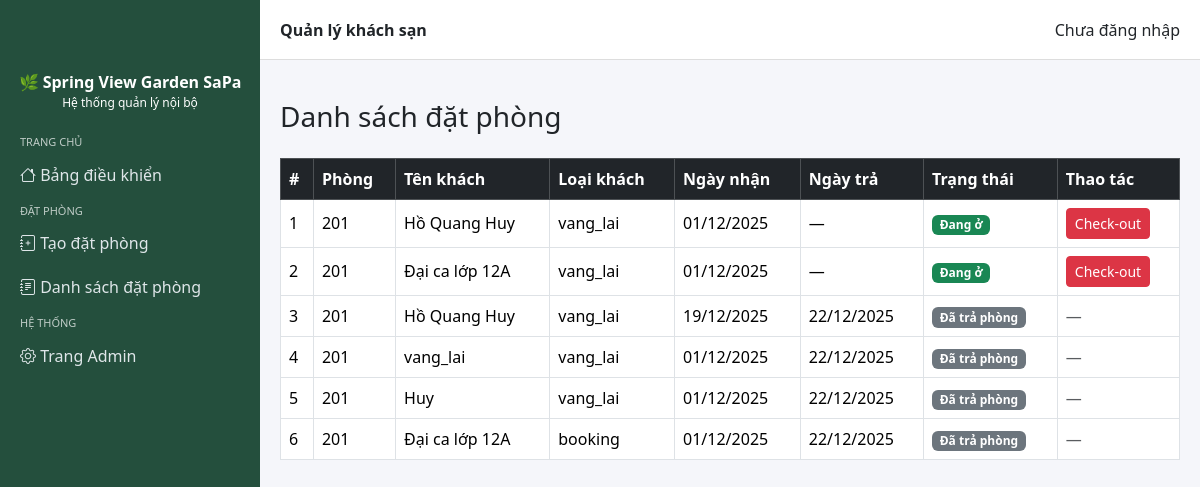
Before: /dat-phong/danh-sach/ with the older database file.
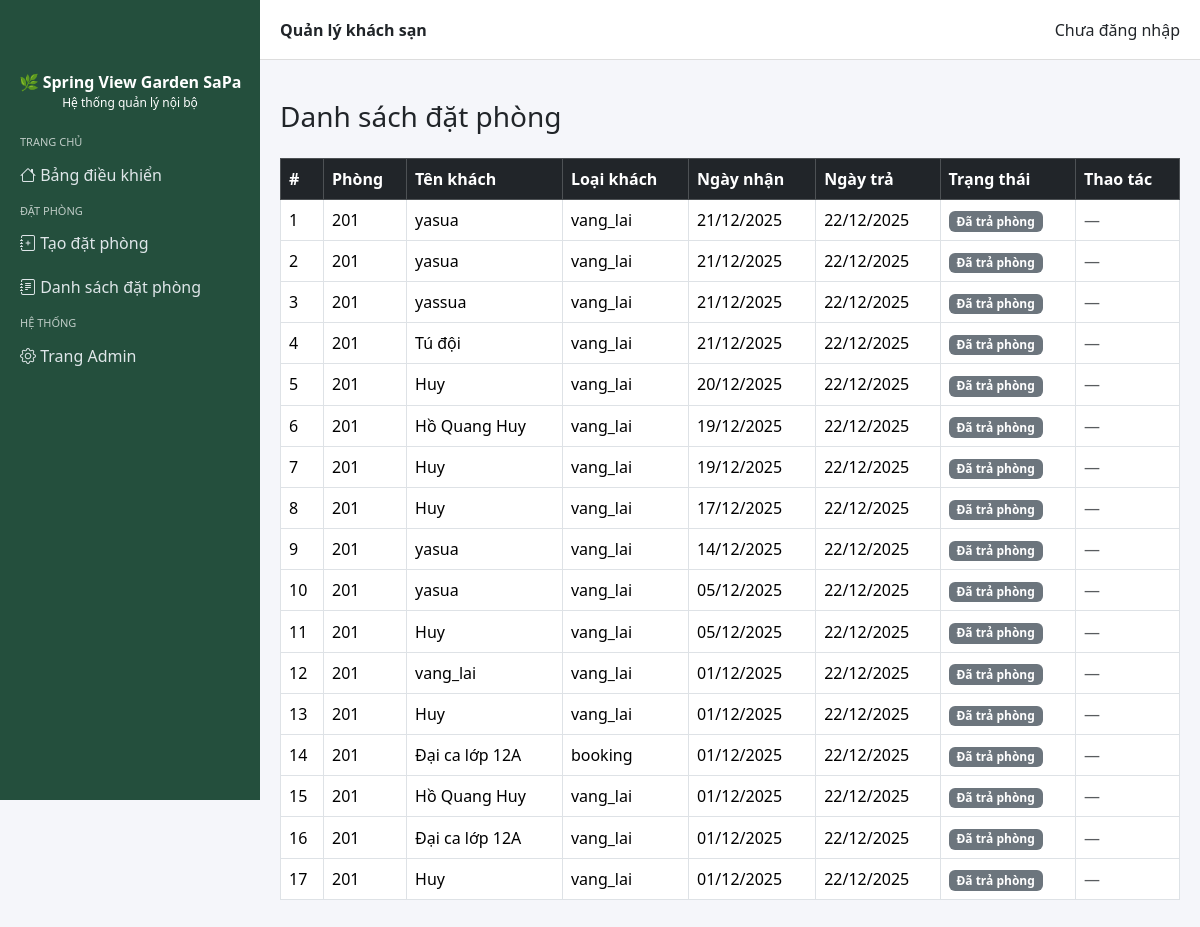
After: the same page with the newer database file.
### dat_phong/models.py (models this page shows, shortened)
class DatPhong(models.Model):
    LOAI_KHACH_CHOICES = [
        ('vang_lai', 'Vãng lai'),
        ('tour', 'Khách tour đoàn'),
        ('booking', 'Booking'),
        ('agoda', 'Agoda'),
        ('traveloka', 'Traveloka'),
    ]
    ma_khach = models.CharField(
        max_length=10,
        unique=True,
        editable=False,
        null=True,
        blank=True,
        verbose_name="Mã khách"
    )
    phong = models.ForeignKey(
        Phong,
        on_delete=models.PROTECT,
        verbose_name="Phòng"
    )
    ten_khach = models.CharField(
        max_length=100,
        verbose_name="Tên khách"
    )
    loai_khach = models.CharField(
        max_length=20,
        choices=LOAI_KHACH_CHOICES,
        verbose_name="Loại khách"
    )
    ngay_nhan = models.DateField(
        verbose_name="Ngày nhận phòng"
    )
    ngay_tra_du_kien = models.DateField(
        verbose_name="Ngày trả dự kiến"
    )
    ngay_tra = models.DateField(
        null=True,
        blank=True,
        verbose_name="Ngày trả phòng"
    )
    dang_o = models.BooleanField(
        default=True,
        verbose_name="Đang ở"
    )
    class Meta:
        ordering = ['-dang_o', '-ngay_nhan']

### khach_san/models.py (models this page shows, shortened)
class Phong(models.Model):
    TRANG_THAI_CHOICES = [
        ('trong', 'Trống'),
        ('dang_thue', 'Đang thuê'),
        ('dang_bao_tri', 'Đang bảo trì'),
    ]
    ma_phong = models.CharField(max_length=10, unique=True)
    loai_phong = models.ForeignKey(LoaiPhong, on_delete=models.PROTECT)
    trang_thai = models.CharField(
        max_length=20,
        choices=TRANG_THAI_CHOICES,
        default='trong'
    )

### dat_phong/views.py (the view)
# urls.py: path('danh-sach/', views.danh_sach_dat_phong, name='danh_sach_dat_phong'),
def danh_sach_dat_phong(request):
    danh_sach = DatPhong.objects.select_related('phong') \
        .order_by('-dang_o', '-ngay_nhan')
    context = {
        'danh_sach': danh_sach
    }
    return render(request, 'dat_phong/danh_sach_dat_phong.html', context)

### templates/dat_phong/danh_sach_dat_phong.html
{% extends 'base.html' %}
{% block content %}
<h3 class="mb-4">Danh sách đặt phòng</h3>
<table class="table table-bordered table-hover align-middle">
    <thead class="table-dark">
        <tr>
            <th>#</th>
            <th>Phòng</th>
            <th>Tên khách</th>
            <th>Loại khách</th>
            <th>Ngày nhận</th>
            <th>Ngày trả</th>
            <th>Trạng thái</th>
            <th>Thao tác</th>
        </tr>
    </thead>
    <tbody>
        {% for dp in danh_sach %}
        <tr>
            <td>{{ forloop.counter }}</td>
            <td>{{ dp.phong.ma_phong }}</td>
            <td>{{ dp.ten_khach }}</td>
            <td>{{ dp.loai_khach }}</td>
            <td>{{ dp.ngay_nhan|date:"d/m/Y" }}</td>
            <td>
                {% if dp.ngay_tra %}
                    {{ dp.ngay_tra|date:"d/m/Y" }}
                {% else %}
                    —
                {% endif %}
            </td>
            <td>
                {% if dp.dang_o %}
                    <span class="badge bg-success">Đang ở</span>
                {% else %}
                    <span class="badge bg-secondary">Đã trả phòng</span>
                {% endif %}
            </td>
            <td>
                {% if dp.dang_o %}
                    <a href="{% url 'dat_phong:check_out' dp.id %}"
                       class="btn btn-sm btn-danger">
                        Check-out
                    </a>
                {% else %}
                    <span class="text-muted">—</span>
                {% endif %}
            </td>
        </tr>
        {% empty %}
        <tr>
            <td colspan="8" class="text-center text-muted">
                Chưa có đơn đặt phòng
            </td>
        </tr>
        {% endfor %}
    </tbody>
</table>
{% endblock %}

### templates/base.html (shortened to what this page needs)
{% load static %}
<!DOCTYPE html>
<html lang="vi">
  <head>
    <link
      href="https://cdn.jsdelivr.net/npm/bootstrap@5.3.2/dist/css/bootstrap.min.css"
      rel="stylesheet"
    />
    <link
      rel="stylesheet"
      href="https://cdn.jsdelivr.net/npm/bootstrap-icons@1.11.1/font/bootstrap-icons.css"
    />
  </head>
  <body>
    {% with view_name=request.resolver_match.view_name %}
    <div class="sidebar">
      <div class="text-center mb-3">
        <strong>🌿 Spring View Garden SaPa</strong>
        <div style="font-size: 12px">Hệ thống quản lý nội bộ</div>
      </div>
      <div class="nhom-menu">Trang chủ</div>
      <a
        href="{% url 'bao_cao:trang_chu' %}"
        class="{% if view_name == 'bao_cao:trang_chu' %}active{% endif %}"
      >
        <i class="bi bi-house"></i> Bảng điều khiển
      </a>
      <div class="nhom-menu">Đặt phòng</div>
      <a href="{% url 'dat_phong:tao_dat_phong' %}"><i class="bi bi-journal-plus"></i> Tạo đặt phòng</a>
      <a href="{% url 'dat_phong:danh_sach_dat_phong' %}"><i class="bi bi-journal-text"></i> Danh sách đặt phòng</a>
      <div class="nhom-menu">Hệ thống</div>
      <a href="/admin/"><i class="bi bi-gear"></i> Trang Admin</a>
    </div>
    {% endwith %}
    <div class="topbar">
      <strong>{% block page_title %}Quản lý khách sạn{% endblock %}</strong>
      <div>
        {% if user.is_authenticated %}
          Xin chào {{ user.username }}
        {% else %}
          Chưa đăng nhập
        {% endif %}
      </div>
    </div>
    <div class="main-content" style="margin-top: 80px">
      {% block content %}{% endblock %}
    </div>
  </body>
</html>

### templates/base.html (style rules this page uses)
body { background: #f5f6fa; }
.sidebar { width: 260px; height: 100vh; position: fixed; left: 0; top: 0; background: #244f3d; color: #ffffff; padding-top: 70px; }
.sidebar a { color: #dfe6e9; text-decoration: none; display: block; padding: 10px 20px; }
.nhom-menu { padding: 6px 20px 2px; font-size: 11px; text-transform: uppercase; opacity: 0.7; }
.main-content { margin-left: 260px; padding: 20px; min-height: 100vh; }
.topbar { height: 60px; background: #ffffff; border-bottom: 1px solid #dddddd; position: fixed; top: 0; left: 260px; right: 0; display: flex; align-items: center; justify-content: space-between; padding: 0 20px; z-index: 1000; }

Changed rows visible on the page:
added DatPhong: phong.ma_phong "201", ten_khach "yasua", loai_khach "vang_lai", ngay_nhan "21/12/2025", ngay_tra "22/12/2025", dang_o "Đã trả phòng"
added DatPhong: phong.ma_phong "201", ten_khach "yasua", loai_khach "vang_lai", ngay_nhan "21/12/2025", ngay_tra "22/12/2025", dang_o "Đã trả phòng"
added DatPhong: phong.ma_phong "201", ten_khach "yassua", loai_khach "vang_lai", ngay_nhan "21/12/2025", ngay_tra "22/12/2025", dang_o "Đã trả phòng"
added DatPhong: phong.ma_phong "201", ten_khach "Tú đội", loai_khach "vang_lai", ngay_nhan "21/12/2025", ngay_tra "22/12/2025", dang_o "Đã trả phòng"
added DatPhong: phong.ma_phong "201", ten_khach "Huy", loai_khach "vang_lai", ngay_nhan "20/12/2025", ngay_tra "22/12/2025", dang_o "Đã trả phòng"
added DatPhong: phong.ma_phong "201", ten_khach "Huy", loai_khach "vang_lai", ngay_nhan "19/12/2025", ngay_tra "22/12/2025", dang_o "Đã trả phòng"
added DatPhong: phong.ma_phong "201", ten_khach "Huy", loai_khach "vang_lai", ngay_nhan "17/12/2025", ngay_tra "22/12/2025", dang_o "Đã trả phòng"
added DatPhong: phong.ma_phong "201", ten_khach "yasua", loai_khach "vang_lai", ngay_nhan "14/12/2025", ngay_tra "22/12/2025", dang_o "Đã trả phòng"
added DatPhong: phong.ma_phong "201", ten_khach "yasua", loai_khach "vang_lai", ngay_nhan "05/12/2025", ngay_tra "22/12/2025", dang_o "Đã trả phòng"
added DatPhong: phong.ma_phong "201", ten_khach "Huy", loai_khach "vang_lai", ngay_nhan "05/12/2025", ngay_tra "22/12/2025", dang_o "Đã trả phòng"
changed DatPhong (number 15 of 17 on the later page): ngay_tra (not shown) → "22/12/2025"; dang_o "Đang ở Check-out" → "Đã trả phòng —"; no longer shows "—"; moves down the list
changed DatPhong (number 16 of 17 on the later page): ngay_tra (not shown) → "22/12/2025"; dang_o "Đang ở Check-out" → "Đã trả phòng —"; no longer shows "—"; moves down the list
added DatPhong: phong.ma_phong "201", ten_khach "Huy", loai_khach "vang_lai", ngay_nhan "01/12/2025", ngay_tra "22/12/2025", dang_o "Đã trả phòng"
